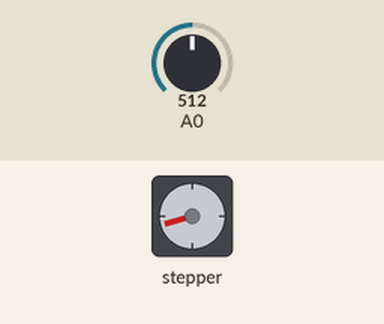
Bench run of a sketch on a simulated Arduino Uno, built with avr-gcc and run on an emulated ATmega328P. On the bench: stepper motor. The inputs (shaded band) are chosen by the test bench; at power-on: A0 = 512. Stepper angles assume 200 steps per turn; what the sketch prints to the serial monitor is not drawn.

Above: at 4.2 s.
4.3 s: A0 set to 0
At 4.3 s:
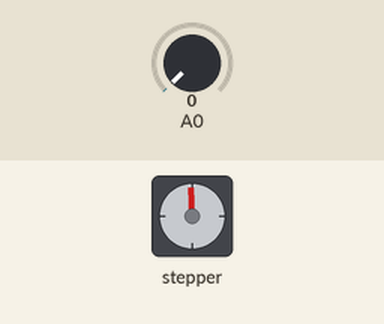
5.8 s: A0 set to 9
7.3 s: A0 set to 12
At 9.25 s:
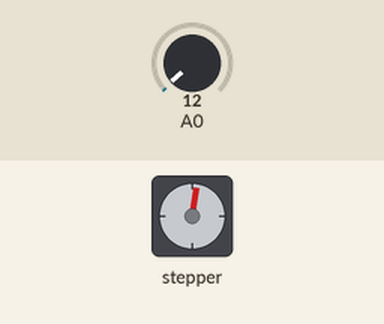
10.3 s: A0 set to 122
At 10.76 s:
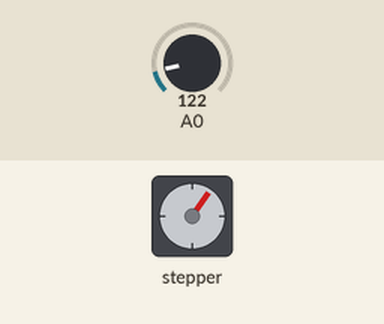
Timing chart, 0 to 17.3 s (numbered marks = the images above; inputs shaded):
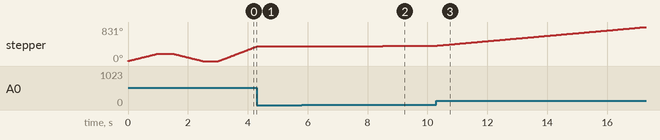

Measured:
- the behaviour switches between 10 and 11 on A0 (found by bisection; images 1 and 2)
- after the input at 4.3 s, stepper: stops changing and stays 358°
- after the input at 5.8 s, every drawn part: stays the same
- after the input at 7.3 s, stepper: keeps turning clockwise at about 7°/s, starting at once
- by itself, stepper: turns 180° clockwise in 0.99 s, then 180° counter-clockwise in 0.99 s, then 358° clockwise in 1.3 s

The sketch:

uln2003stepperTest.ino
```cpp
#include <Stepper.h>

const int stepsPerRevolution = 200;
Stepper myStepper(stepsPerRevolution, 8, 10, 9, 11);

int stepCount = 0;  // number of steps the motor has taken

void setup() {
  Serial.begin(9600);
  myStepper.setSpeed(30);

  Serial.println("clockwise");
  myStepper.step(100);
  delay(500);

  Serial.println("counterclockwise");
  myStepper.step(-100);
  delay(500);
}

void loop() {
  // read the sensor value:
  int sensorReading = analogRead(A0);
  // map it to a range from 0 to 100:
  int motorSpeed = map(sensorReading, 0, 1023, 0, 100);
  // set the motor speed:
  if (motorSpeed > 0) {
    myStepper.setSpeed(motorSpeed);
    // step 1/100 of a revolution:
    myStepper.step(1);
  }
}
```
